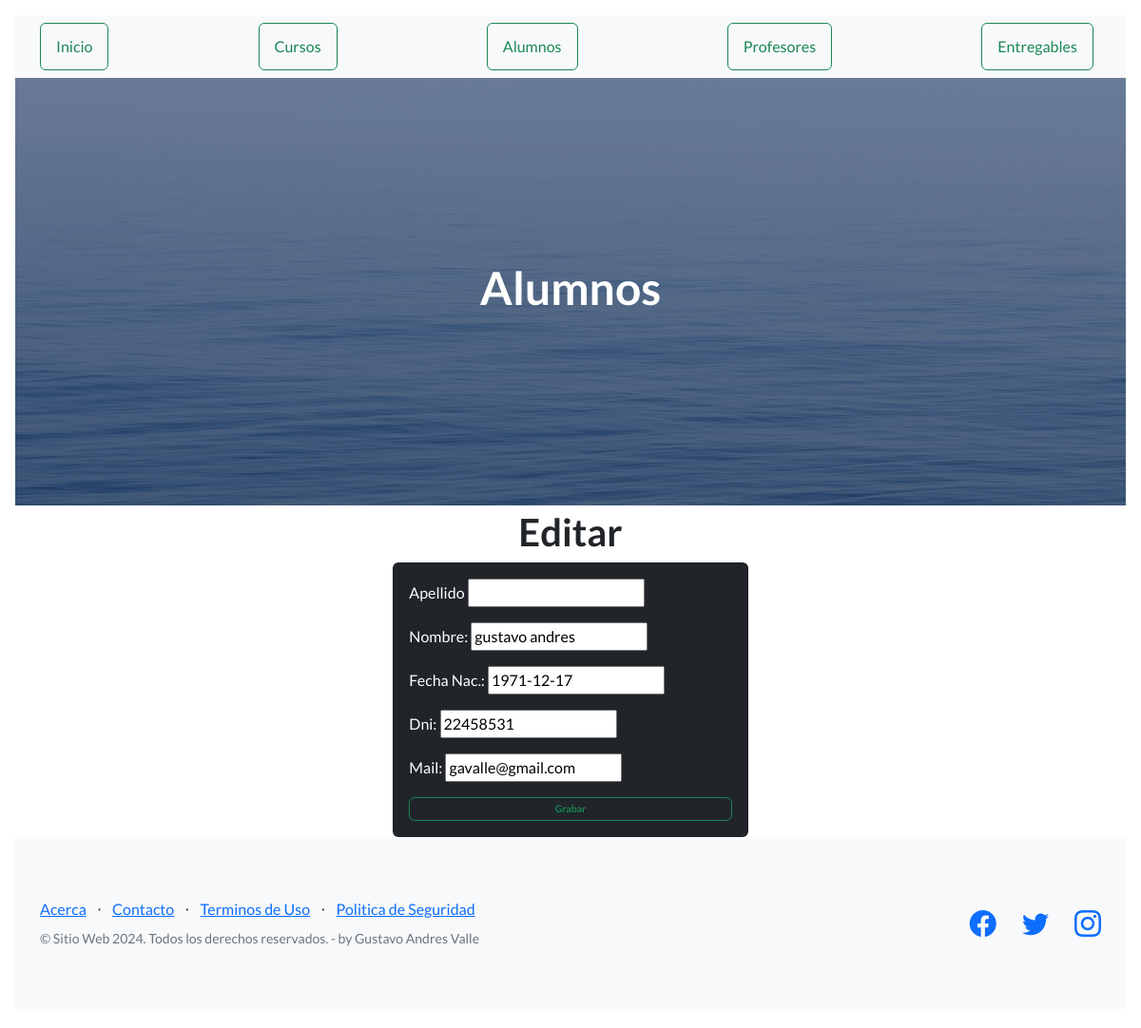
Screenshot of /AppCoder/editar_alumno/3 with the database file from the repository.
### AppCoder/models.py (models this page shows, shortened)
class Alumno(models.Model):
    apellido = models.CharField(max_length=30)
    nombre = models.CharField(max_length=40)
    fecha_nac = models.DateField()
    dni = models.IntegerField()
    mail = models.EmailField()

### AppCoder/views.py (the view)
# urls.py: path("editar_alumno/<int:id>", views.editar_alumno, name="editar_alumno"),
def editar_alumno(request, id):
    alumno = Alumno.objects.get(id=id)
    if request.method == "POST":
        mi_formulario = Alumno_formulario(request.POST)
        if mi_formulario.is_valid():
            datos = mi_formulario.cleaned_data
            alumno.apellido = datos["apellido"]
            alumno.nombre = datos["nombre"]
            alumno.fecha_nac = datos["fecha_nac"]
            alumno.dni = datos["dni"]
            alumno.mail = datos["mail"]
            alumno.save()
            alumnos = Alumno.objects.all()
            return render(request, "alumnos.html", {"alumnos":alumnos})
    else:
        mi_formulario = Alumno_formulario(initial={"nombre":alumno.nombre, "fecha_nac":alumno.fecha_nac, "dni":alumno.dni, "mail":alumno.mail})
    return render(request, "editar_alumno.html", {"mi_formulario":mi_formulario, "alumno":alumno})

### AppCoder/forms.py
class Alumno_formulario(forms.Form):
    apellido = forms.CharField(max_length=30)
    nombre = forms.CharField(max_length=40)
    fecha_nac = forms.DateField()
    dni = forms.IntegerField()
    mail = forms.EmailField()

### AppCoder/templates/editar_alumno.html (shortened to what this page needs)
{% extends "base.html" %}
{% block title %}<h1 class="text-center"> Alumnos </h1>{% endblock %}
{% load static %}
{% block contenido %}
<div class="row">
    <div class="col-md-4 offset-md-4">
        <h1 class="text-center"> Editar </h1>
        <div class="card bg-dark text-white">
            <div class="card-body">
                <form action="{% url 'editar_alumno' alumno.id %}" method="POST">
                    <p>Apellido {{mi_formulario.apellido}}</p>
                    <p>Nombre: {{mi_formulario.nombre}}</p>
                    <p>Fecha Nac.: {{mi_formulario.fecha_nac}}</p>
                    <p>Dni: {{mi_formulario.dni}}</p>
                    <p>Mail: {{mi_formulario.mail}}</p>
                    <div class="d-grid gap-2">
                        <button class="fw-bold btn btn btn-outline-success"
                        style="--bs-btn-padding-y: .25rem; --bs-btn-padding-x: .5rem;
                        --bs-btn-font-size: .65rem;">Grabar
                        </button>
                </form>
            </div>
        </div>
    </div>
</div>
{% endblock %}

### rows the page displays
Alumno: nombre "gustavo andres", fecha_nac "1971-12-17", dni "22458531", mail "gavalle@gmail.com"
